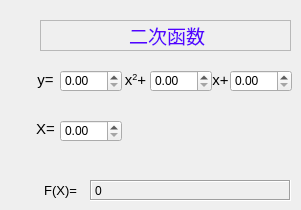
   <widget class="QWidget" name="page_3">
    <widget class="QLabel" name="label_7">
     <property name="geometry">
      <rect>
       <x>30</x>
       <y>70</y>
       <width>31</width>
       <height>21</height>
      </rect>
     </property>
     <property name="text">
      <string>&lt;html&gt;&lt;head/&gt;&lt;body&gt;&lt;p align=&quot;center&quot;&gt;&lt;span style=&quot; font-size:11pt;&quot;&gt;y=&lt;/span&gt;&lt;/p&gt;&lt;/body&gt;&lt;/html&gt;</string>
     </property>
    </widget>
    <widget class="QDoubleSpinBox" name="doubleSpinBox_4">
     <property name="geometry">
      <rect>
       <x>60</x>
       <y>70</y>
       <width>62</width>
       <height>22</height>
      </rect>
     </property>
    </widget>
    <widget class="QLabel" name="label_8">
     <property name="geometry">
      <rect>
       <x>120</x>
       <y>70</y>
       <width>31</width>
       <height>21</height>
      </rect>
     </property>
     <property name="text">
      <string>&lt;html&gt;&lt;head/&gt;&lt;body&gt;&lt;p align=&quot;center&quot;&gt;&lt;span style=&quot; font-size:11pt;&quot;&gt;x&lt;/span&gt;&lt;span style=&quot; font-size:11pt; vertical-align:super;&quot;&gt;2&lt;/span&gt;&lt;span style=&quot; font-size:11pt;&quot;&gt;+&lt;/span&gt;&lt;/p&gt;&lt;/body&gt;&lt;/html&gt;</string>
     </property>
    </widget>
    <widget class="QDoubleSpinBox" name="doubleSpinBox_5">
     <property name="geometry">
      <rect>
       <x>150</x>
       <y>70</y>
       <width>62</width>
       <height>22</height>
      </rect>
     </property>
    </widget>
    <widget class="QLabel" name="label_9">
     <property name="geometry">
      <rect>
       <x>210</x>
       <y>70</y>
       <width>21</width>
       <height>21</height>
      </rect>
     </property>
     <property name="text">
      <string>&lt;html&gt;&lt;head/&gt;&lt;body&gt;&lt;p align=&quot;center&quot;&gt;&lt;span style=&quot; font-size:11pt;&quot;&gt;x+&lt;/span&gt;&lt;/p&gt;&lt;/body&gt;&lt;/html&gt;</string>
     </property>
    </widget>
    <widget class="QDoubleSpinBox" name="doubleSpinBox_6">
     <property name="geometry">
      <rect>
       <x>230</x>
       <y>70</y>
       <width>62</width>
       <height>22</height>
      </rect>
     </property>
    </widget>
    <widget class="QLabel" name="label_10">
     <property name="geometry">
      <rect>
       <x>30</x>
       <y>120</y>
       <width>31</width>
       <height>16</height>
      </rect>
     </property>
     <property name="text">
      <string>&lt;html&gt;&lt;head/&gt;&lt;body&gt;&lt;p align=&quot;center&quot;&gt;&lt;span style=&quot; font-size:11pt;&quot;&gt;X=&lt;/span&gt;&lt;/p&gt;&lt;/body&gt;&lt;/html&gt;</string>
     </property>
    </widget>
    <widget class="QDoubleSpinBox" name="doubleSpinBox_7">
     <property name="geometry">
      <rect>
       <x>60</x>
       <y>120</y>
       <width>62</width>
       <height>22</height>
      </rect>
     </property>
    </widget>
    <widget class="QLabel" name="label_11">
     <property name="geometry">
      <rect>
       <x>30</x>
       <y>180</y>
       <width>61</width>
       <height>21</height>
      </rect>
     </property>
     <property name="text">
      <string>&lt;html&gt;&lt;head/&gt;&lt;body&gt;&lt;p align=&quot;center&quot;&gt;&lt;span style=&quot; font-size:10pt;&quot;&gt;F(X)=&lt;/span&gt;&lt;/p&gt;&lt;/body&gt;&lt;/html&gt;</string>
     </property>
    </widget>
    <widget class="QLabel" name="label_12">
     <property name="geometry">
      <rect>
       <x>90</x>
       <y>180</y>
       <width>201</width>
       <height>21</height>
      </rect>
     </property>
     <property name="frameShape">
      <enum>QFrame::Box</enum>
     </property>
     <property name="frameShadow">
      <enum>QFrame::Sunken</enum>
     </property>
     <property name="text">
      <string>0</string>
     </property>
    </widget>
    <widget class="QLabel" name="label_34">
     <property name="geometry">
      <rect>
       <x>40</x>
       <y>20</y>
       <width>251</width>
       <height>31</height>
      </rect>
     </property>
     <property name="frameShape">
      <enum>QFrame::StyledPanel</enum>
     </property>
     <property name="frameShadow">
      <enum>QFrame::Raised</enum>
     </property>
     <property name="text">
      <string>&lt;html&gt;&lt;head/&gt;&lt;body&gt;&lt;p align=&quot;center&quot;&gt;&lt;span style=&quot; font-size:14pt; color:#5500ff;&quot;&gt;二次函数&lt;/span&gt;&lt;/p&gt;&lt;/body&gt;&lt;/html&gt;</string>
     </property>
    </widget>
    <widget class="QWidget" name="verticalLayoutWidget_17">
     <property name="geometry">
      <rect>
       <x>40</x>
       <y>20</y>
       <width>251</width>
       <height>31</height>
      </rect>
     </property>
     <layout class="QVBoxLayout" name="verticalLayout_17"/>
    </widget>
   </widget>
